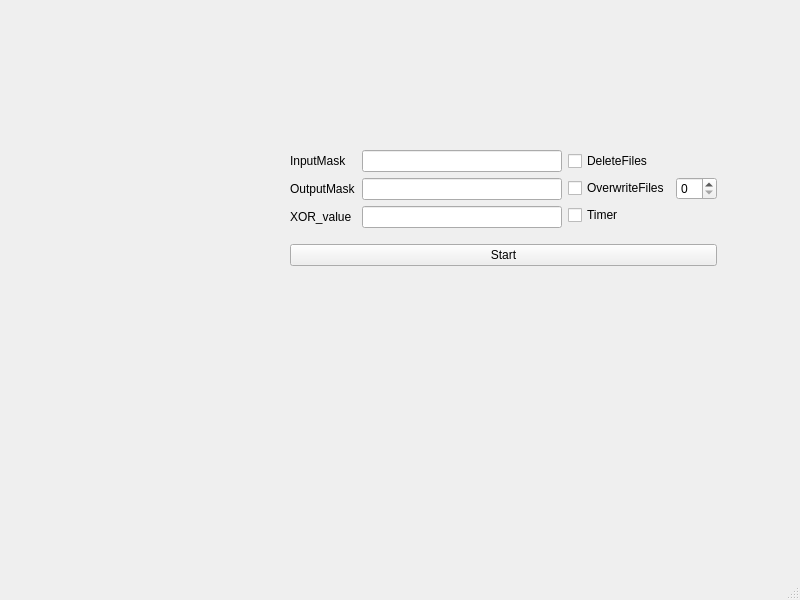
<?xml version="1.0" encoding="UTF-8"?>
<ui version="4.0">
 <class>MainWindow</class>
 <widget class="QMainWindow" name="MainWindow">
  <property name="geometry">
   <rect>
    <x>0</x>
    <y>0</y>
    <width>800</width>
    <height>600</height>
   </rect>
  </property>
  <property name="windowTitle">
   <string>MainWindow</string>
  </property>
  <widget class="QWidget" name="centralwidget">
   <widget class="QWidget" name="">
    <property name="geometry">
     <rect>
      <x>290</x>
      <y>140</y>
      <width>427</width>
      <height>138</height>
     </rect>
    </property>
    <layout class="QVBoxLayout" name="verticalLayout_4">
     <item>
      <layout class="QHBoxLayout" name="horizontalLayout_3">
       <item>
        <layout class="QHBoxLayout" name="horizontalLayout_2">
         <item>
          <layout class="QHBoxLayout" name="horizontalLayout">
           <item>
            <layout class="QVBoxLayout" name="verticalLayout">
             <item>
              <widget class="QLabel" name="label_2">
               <property name="text">
                <string>InputMask</string>
               </property>
              </widget>
             </item>
             <item>
              <widget class="QLabel" name="label">
               <property name="text">
                <string>OutputMask</string>
               </property>
              </widget>
             </item>
             <item>
              <widget class="QLabel" name="label_3">
               <property name="text">
                <string>XOR_value</string>
               </property>
              </widget>
             </item>
            </layout>
           </item>
           <item>
            <layout class="QVBoxLayout" name="verticalLayout_2">
             <item>
              <widget class="QLineEdit" name="inputMaskLineEdit"/>
             </item>
             <item>
              <widget class="QLineEdit" name="outputPathLineEdit"/>
             </item>
             <item>
              <widget class="QLineEdit" name="xorValueLineEdit"/>
             </item>
            </layout>
           </item>
          </layout>
         </item>
         <item>
          <layout class="QVBoxLayout" name="verticalLayout_3">
           <item>
            <widget class="QCheckBox" name="deleteFilesCheckBox">
             <property name="text">
              <string>DeleteFiles</string>
             </property>
            </widget>
           </item>
           <item>
            <widget class="QCheckBox" name="overwriteFilesCheckBox">
             <property name="text">
              <string>OverwriteFiles</string>
             </property>
            </widget>
           </item>
           <item>
            <widget class="QCheckBox" name="timerCheckBox">
             <property name="text">
              <string>Timer</string>
             </property>
            </widget>
           </item>
          </layout>
         </item>
        </layout>
       </item>
       <item>
        <widget class="QSpinBox" name="intervalSpinBox"/>
       </item>
      </layout>
     </item>
     <item>
      <widget class="QPushButton" name="startButton">
       <property name="text">
        <string>Start</string>
       </property>
      </widget>
     </item>
    </layout>
   </widget>
  </widget>
  <widget class="QMenuBar" name="menubar">
   <property name="geometry">
    <rect>
     <x>0</x>
     <y>0</y>
     <width>800</width>
     <height>26</height>
    </rect>
   </property>
  </widget>
  <widget class="QStatusBar" name="statusbar"/>
 </widget>
 <resources/>
 <connections/>
</ui>
